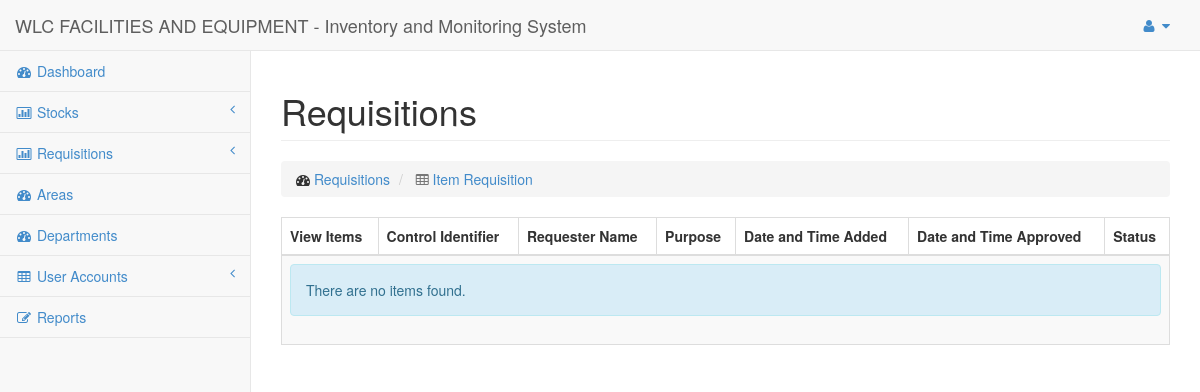
/Pages/Requisitions/items.php (signed in), run on an earlier commit of the app's database.
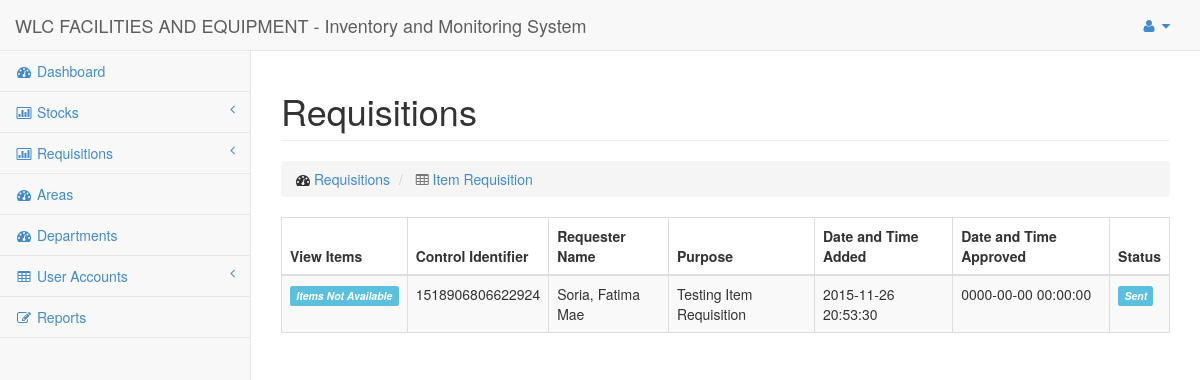
And on a later commit of the database.
### tables this page shows
CREATE TABLE `requisitions` (
  `id` int(50) NOT NULL AUTO_INCREMENT,
  `type` varchar(10) NOT NULL,
  `requester_id` varchar(50) NOT NULL,
  `provider_id` varchar(100) NOT NULL,
  `purpose` varchar(255) NOT NULL,
  `datetime_added` datetime NOT NULL,
  `datetime_provided` datetime NOT NULL,
  `status` varchar(45) NOT NULL,
  `control_identifier` varchar(45) NOT NULL,
  PRIMARY KEY (`id`)
);

CREATE TABLE `users` (
  `id` int(50) NOT NULL AUTO_INCREMENT,
  `email` varchar(100) NOT NULL,
  `password` varchar(100) NOT NULL,
  `lastname` varchar(100) NOT NULL,
  `firstname` varchar(100) NOT NULL,
  `middlename` varchar(50) NOT NULL,
  `status` enum('Active','Inactive','Deleted') NOT NULL,
  `type` varchar(30) NOT NULL,
  `datetime_added` datetime NOT NULL,
  `datetime_updated` varchar(45) NOT NULL,
  `datetime_deleted` varchar(45) NOT NULL,
  PRIMARY KEY (`id`),
  UNIQUE KEY `user_id` (`id`),
  UNIQUE KEY `user_id_2` (`id`),
  UNIQUE KEY `user_id_3` (`id`)
);

### Config/DbConnection.php (called while the page is built, shortened)
<?php
Class DbConnection{
	private static $_instance;
	public static function connect() {
		if(!self::$_instance) {
			self::$_instance = new self();
		}
		return self::$_instance;
	}
	private function __construct() {
		$this->_connection = new mysqli(Constant::DB_HOST, Constant::DB_USER,
			Constant::DB_PASS, Constant::DB_NAME);
	}
	public function getConnection() {
		return $this->_connection;
	}
}

### Repositories/Requisitions.php (called while the page is built, shortened)
<?php
include $_SERVER['DOCUMENT_ROOT'].'/Repositories/Base.php';
Class Requisitions extends Base
{
	public $table = 'requisitions';
	public function getAllRequesition($type)
	{
    $sql = "SELECT
                `$this->table`.`purpose` as requisition_purpose,
                `$this->table`.`control_identifier` as requisition_control_identifier,
                `$this->table`.`datetime_added` as requisition_datetime_added,
                `$this->table`.`datetime_provided` as requisition_datetime_provided,
                `users`.`firstname` as user_firstname,
                `users`.`middlename` as user_middlename,
                `users`.`lastname` as user_lastname,
                `$this->table`.`status` as requisition_status
              FROM
                $this->table
              JOIN
                users
              ON
                `users`.`id`=`$this->table`.`requester_id`
              WHERE
                `$this->table`.`type` = '".$type."'";
		$result = $this->raw($sql);
		return $result;
	}
}

### Repositories/Base.php (called while the page is built, shortened)
<?php
include $_SERVER['DOCUMENT_ROOT'].'/Config/DbConnection.php';
Class Base {
	public $connection = '';
	public function __construct()
	{
		$this->connection = DbConnection::connect()->getConnection();
	}
	public function raw($sql)
	{
		return $this->connection->query($sql);
	}
}
?>

### Utilities/RequesterUtility.php (called while the page is built)
<?php
Class RequesterUtility
{
	public static function getFullName($data)
	{
		return ucwords($data['user_lastname']).', '.ucwords($data['user_firstname']).' ';
	}
}

### Pages/Requisitions/items.php (the view, shortened to what the changed rows need)
<?php
include $_SERVER['DOCUMENT_ROOT'].'/Repositories/Requisitions.php';
include $_SERVER['DOCUMENT_ROOT'].'/Utilities/RequesterUtility.php';
$requisitions = new Requisitions();
?>
  <div class="row">
      <div class="col-lg-12">
          <h1 class="page-header">Requisitions</h1>
      </div>
  </div>
  <div class="row">
    <div class="col-md-12">
      <div class="table-responsive">
        <?php
            $result = $requisitions->getAllRequesition(Constant::REQUISITION_ITEM);
        ?>
        <table class="table table-striped table-hover table-bordered">
          <thead>
              <tr id='th'>
                <th> View Items </th>
                <th> Control Identifier </th>
                <th> Requester Name </th>
                <th> Purpose </th>
                <th> Date and Time Added </th>
                <th> Date and Time Approved </th>
                <th> Status </th>
              </tr>
          </thead>
          <tbody>
            <?php if ($result && 0 != $result->num_rows) { ?>
                <?php  while ($item = $result->fetch_assoc()) { ?>
                  <tr>
                    <td>
                      <?php if ($item['requisition_status'] == Constant::REQUISITION_APPROVED ) { ?>
                        <a
                          class='btn btn-success btn-sm'
                          href="<?php echo Link::createUrl('Pages/Requisitions/Items/listing.php?control_identifier='.$item['requisition_control_identifier']); ?>">
                          <i class='fa fa-table'></i> View Items
                        </a>
                      <?php } else { ?>
                        <i class='label label-info'>Items Not Available</i>
                      <?php } ?>
                    </td>
                    <td> <?php echo $item['requisition_control_identifier']; ?></td>
                    <td> <?php echo RequesterUtility::getFullName($item); ?></td>
                    <td> <?php echo $item['requisition_purpose']; ?></td>
                    <td> <?php echo $item['requisition_datetime_added']; ?></td>
                    <td>
                        <?php if ($item['requisition_datetime_provided']) { ?>
                            <?php echo $item['requisition_datetime_provided']; ?>
                        <?php } else { ?>
                            <i class='label label-info'>Datetime not available</i>
                        <?php } ?>
                    </td>
                    <td>
                      <?php if ($item['requisition_status'] == Constant::REQUISITION_APPROVED) { ?>
                        <i class='label label-success'><?php echo $item['requisition_status']; ?></i>
                      <?php } else { ?>
                        <i class='label label-info'><?php echo $item['requisition_status']; ?></i>
                      <?php } ?>
                    </td>
                  </tr>
                <?php } ?>
            <?php } else { ?>
                  <tr>
                      <td colspan=7>
                          <div class="alert alert-info">
                              There are no items found.
                          </div>
                      </td>
                  </tr>
            <?php } ?>
          </tbody>
        </table>
      </div>
    </div>
  </div>

What changed in the data, as far as the page shows it:
added requisitions: shows "Items Not Available", control_identifier "1518906806622924", users.lastname+firstname "Soria, Fatima Mae", purpose "Testing Item Requisition", datetime_added "2015-11-26 20:53:30", datetime_provided "0000-00-00 00:00:00", status "Sent"
Also different on the page:
text no longer shown: "There are no items found."
